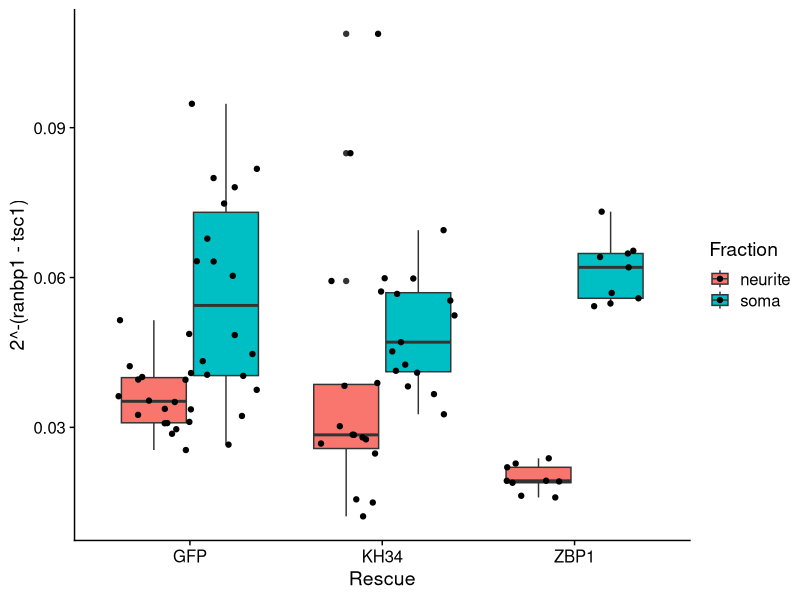
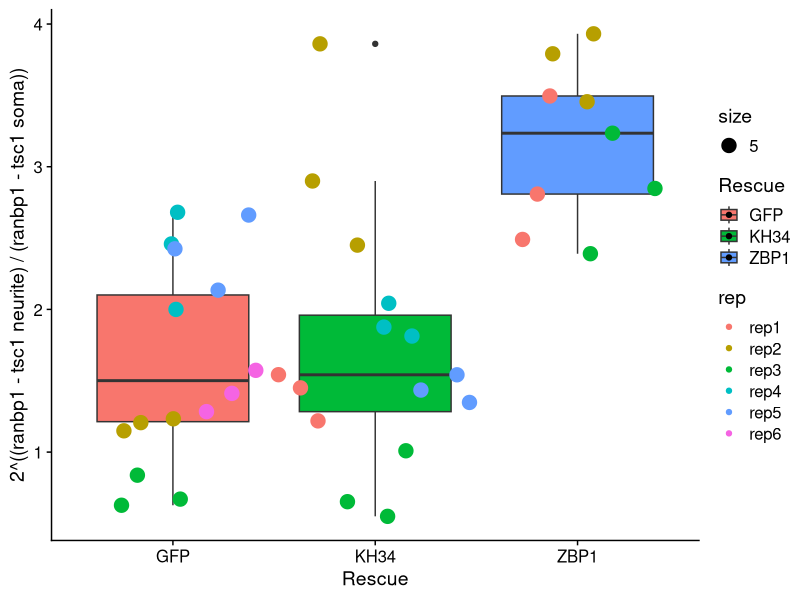
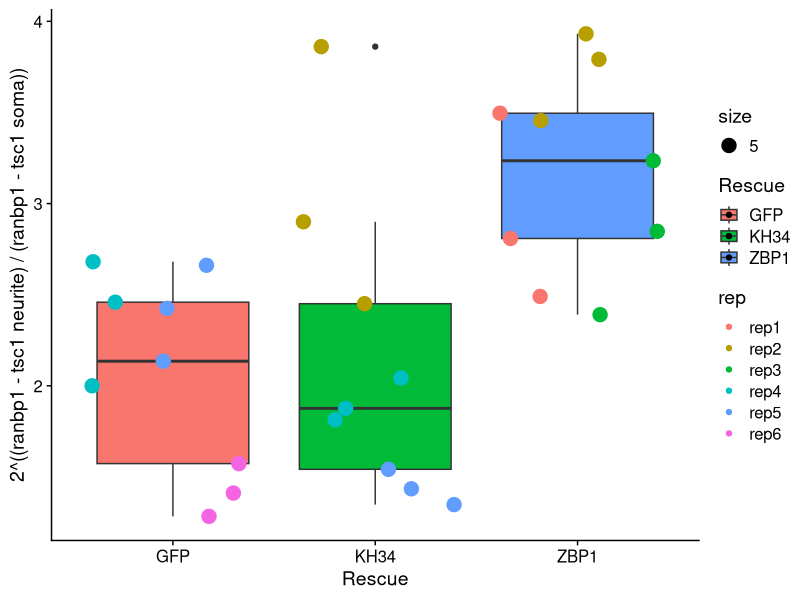
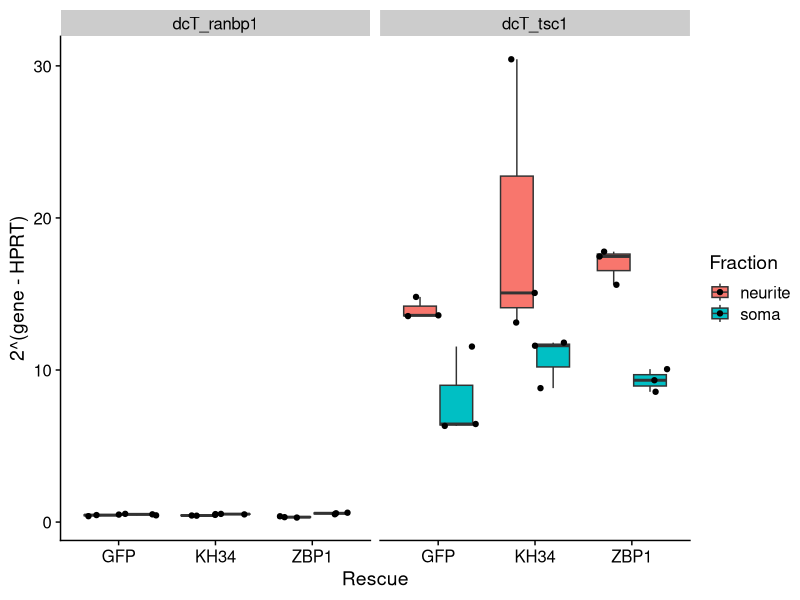
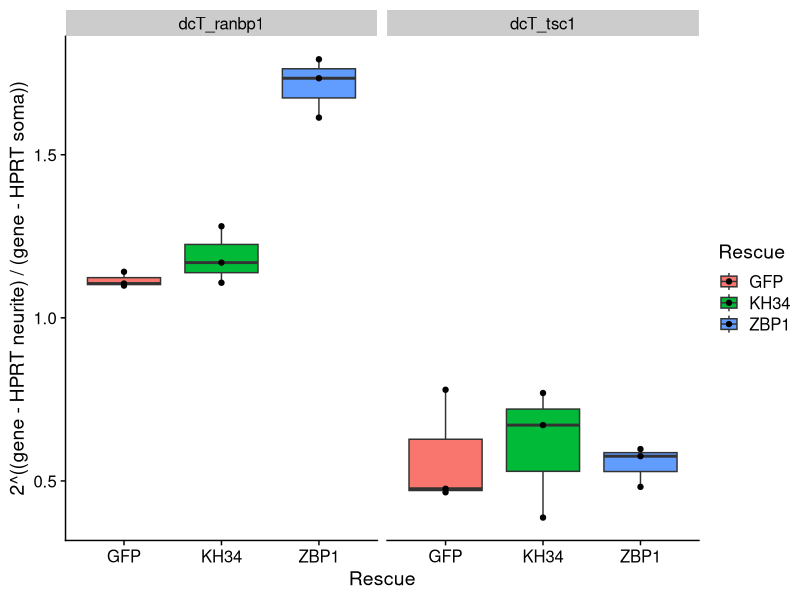
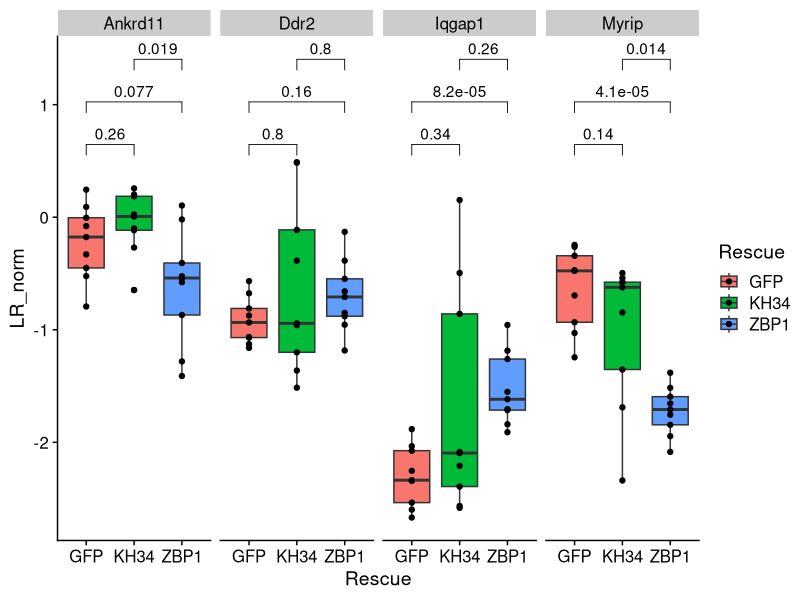
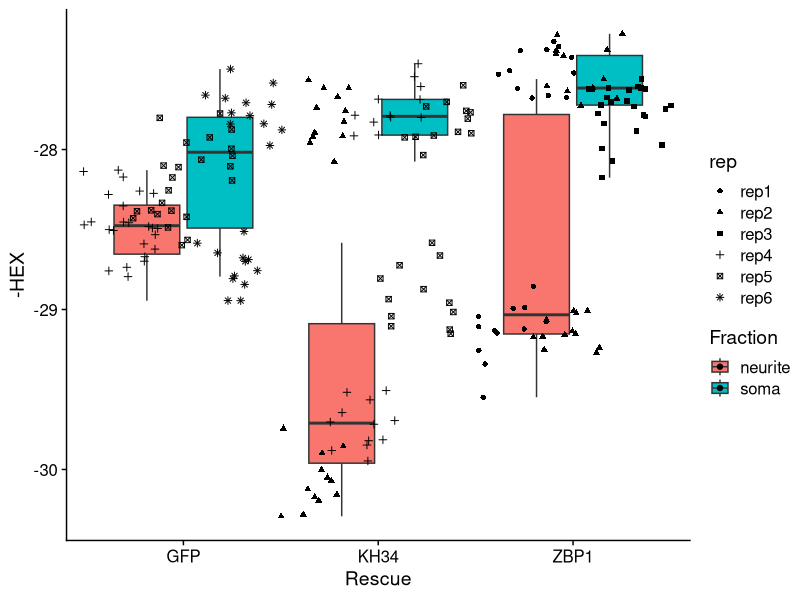
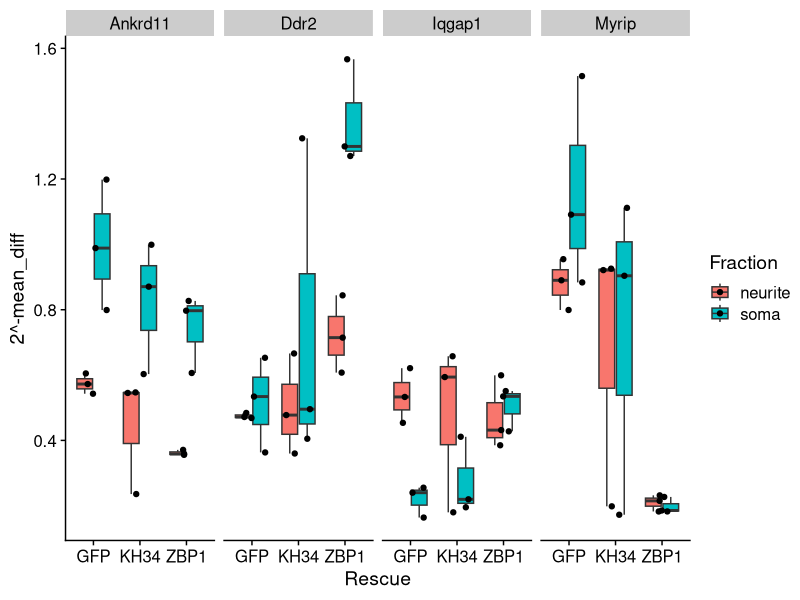

The R source for these figures, in order:
## ---- chunk 1
knitr::opts_chunk$set(echo = TRUE)
library(tidyverse)
library(cowplot)
library(ggpubr)
## ---- chunk 2
cts1 <- read.table("CAD ZBP1 endo genes2019-12-13 -  Quantification Cq Results_0.csv", header = TRUE, sep = ",")

cts2 <- read.table("20.02.19_RG_more_ZBP1 -  Quantification Summary_0.csv", header = TRUE, sep = ",")

## ---- chunk 3

cts1_tidy <- cts1 %>%
  as_tibble() %>%
  select(Well, Fluor, Cq) %>%
  spread(key = Fluor, value = Cq) %>% 
  separate(Well, into = c("row", "col"), sep = 1) %>%
  mutate(gene = ifelse(row == "A" | row == "B" | row == "C", "Ankrd11", 
                         ifelse(row == "D" | row == "E" | row == "F", "Ddr2", 
                                ifelse(row == "G" | row == "H" | row == "I", "Iqgap1",
                                       ifelse(row == "J" | row == "K" | row == "L", "Myrip",
                                              ifelse(row == "M" | row == "N" | row == "O", "tsc1", "empty")))))) %>% 
  filter(gene != "empty") %>% 
  mutate(cDNA = ifelse(col == "01" | col == "02" | col == "13", "ZBP1_soma",
                       ifelse(col == "03" | col == "04" | col == "15", "KH34_soma",
                              ifelse(col == "05" | col == "06" | col == "17", "GFP_soma",
                                     ifelse(col == "07" | col == "08" | col == "19", "ZBP1_neurite",
                                            ifelse(col == "09" | col == "10" | col == "21", "KH34_neurite",
                                                   ifelse(col == "11" | col == "12" | col == "23", "GFP_neurite", "empty"))))))) %>% 
  filter(cDNA != "empty") %>% 
  mutate(rep = ifelse(col == "01" | col == "03" | col == "05" | col == "07" | col == "09" | col == "11", "rep1", 
                      ifelse(col == "02" | col == "04" | col == "06" | col == "08" | col == "10" | col == "12", "rep2",
                             ifelse(col == "13" | col == "15" | col == "17" | col == "19" | col == "21" | col == "23", "rep3", "empty")))) %>%
  filter(rep != "empty") %>% 
  separate(cDNA, into = c("Rescue", "Fraction"), sep = "_") %>% 
  mutate(diff = FAM - HEX)
  
cts2_tidy <- cts2 %>%
  as_tibble() %>%
  select(Well, Fluor, Cq) %>%
  spread(key = Fluor, value = Cq) %>% 
  separate(Well, into = c("row", "col"), sep = 1) %>%
  mutate(gene = ifelse(row == "A" | row == "B" | row == "C", "Ankrd11", 
                         ifelse(row == "D" | row == "E" | row == "F", "Iqgap1", 
                                ifelse(row == "G" | row == "H" | row == "I", "Myrip",
                                       ifelse(row == "J" | row == "K" | row == "L", "Ddr2",
                                              ifelse(row == "M" | row == "N" | row == "O", "tsc1", "empty")))))) %>% 
  filter(gene != "empty") %>% 
  mutate(cDNA = ifelse(col == "01" | col == "05" | col == "09", "GFP_soma",
                       ifelse(col == "03" | col == "07" | col == "11", "GFP_neurite",
                              ifelse(col == "13" | col == "17", "KH34_soma",
                                     ifelse(col == "15" | col == "19", "KH34_neurite", "empty"))))) %>% 
  filter(cDNA != "empty") %>% 
  mutate(rep = ifelse(col == "01" | col == "03" | col == "13" | col == "15", "rep4", 
                      ifelse(col == "05" | col == "07" | col == "17" | col == "19", "rep5",
                             ifelse(col == "09" | col == "11", "rep6", "empty")))) %>%
  filter(rep != "empty") %>% 
  separate(cDNA, into = c("Rescue", "Fraction"), sep = "_") %>% 
  mutate(diff = FAM - HEX)

cts_tidy <- rbind(cts1_tidy, cts2_tidy)

## ---- chunk 4
cts_tidy %>% filter(gene == "tsc1") %>% ggplot(aes(Rescue, 2**-diff, fill = Fraction)) + geom_boxplot() + geom_point(position = position_jitterdodge()) + theme_cowplot() + labs(y = "2^-(ranbp1 - tsc1)")


cts_tidy %>% select(row, gene, Rescue, Fraction, rep, diff) %>% mutate(diff = -diff) %>% spread(Fraction, diff) %>% mutate(LR = neurite - soma) %>% filter(gene == "tsc1") %>% ggplot(aes(Rescue, 2**-LR, fill = Rescue)) + geom_boxplot() + geom_point(aes(col = rep, size = 5), position = position_jitterdodge()) + theme_cowplot() + labs(y = "2^((ranbp1 - tsc1 neurite) / (ranbp1 - tsc1 soma))")

##get rid of bad reps

cts_tidy <- cts_tidy %>% mutate(keep1 = ifelse(Rescue == "GFP", ifelse(rep == "rep1" | rep == "rep2" | rep == "rep3", "no", "yes"), "yes"), keep2 = ifelse(Rescue == "KH34", ifelse(rep == "rep3" | rep == "rep1", "no", "yes"), "yes")) %>% filter(keep1 == "yes", keep2 == "yes") %>% select(-keep1, -keep2)

cts_tidy %>% select(row, gene, Rescue, Fraction, rep, diff) %>% mutate(diff = -diff) %>% spread(Fraction, diff) %>% mutate(LR = neurite - soma) %>% filter(gene == "tsc1") %>% ggplot(aes(Rescue, 2**-LR, fill = Rescue)) + geom_boxplot() + geom_point(aes(col = rep, size = 5), position = position_jitterdodge()) + theme_cowplot() + labs(y = "2^((ranbp1 - tsc1 neurite) / (ranbp1 - tsc1 soma))")


HPRT <- cts_tidy %>% group_by(Rescue, Fraction, rep) %>% summarize(HPRT = mean(HEX))
qual <- cts_tidy %>% filter(gene == "tsc1") %>% group_by(Rescue,Fraction,rep) %>% summarize(Ranbp = mean(HEX), tsc1 = mean(FAM))

full_join(HPRT, qual) %>% mutate(dcT_ranbp1 = Ranbp - HPRT, dcT_tsc1 = tsc1 - HPRT) %>% select(Rescue, Fraction, rep, dcT_ranbp1, dcT_tsc1) %>% gather(-Rescue, - Fraction, -rep, key = gene, value = dcT) %>% ggplot(aes(x = Rescue, y = 2**dcT, fill = Fraction)) + geom_boxplot() + geom_point(position = position_jitterdodge()) + theme_cowplot() + facet_grid(. ~ gene) + labs(y = "2^(gene - HPRT)")

full_join(HPRT, qual) %>% mutate(dcT_ranbp1 = Ranbp - HPRT, dcT_tsc1 = tsc1 - HPRT) %>% select(Rescue, Fraction, rep, dcT_ranbp1, dcT_tsc1) %>% gather(-Rescue, - Fraction, -rep, key = gene, value = dcT) %>% spread(Fraction, dcT) %>% mutate(LR = neurite - soma) %>%  ggplot(aes(x = Rescue, y = 2**-LR, fill = Rescue)) + geom_boxplot() + geom_point() + theme_cowplot() + facet_grid(. ~ gene) + labs(y = "2^((gene - HPRT neurite) / (gene - HPRT soma))")

##normalized

comparisons <- list(c("GFP", "KH34"), c("GFP", "ZBP1"), c("KH34", "ZBP1"))
tsc1_norm <- cts_tidy %>% select(row, gene, Rescue, Fraction, rep, diff) %>% spread(Fraction, diff) %>% mutate(LR = neurite - soma) %>% filter(gene == "tsc1") %>% mutate(norm = LR) %>% select(Rescue, rep, norm) %>% rbind(.,.) %>% rbind(.,.) %>% arrange(Rescue, rep) %>% mutate(trep = rep(1:3,36))

cts_tidy %>% select(row, gene, Rescue, Fraction, rep, diff) %>% spread(Fraction, diff) %>% mutate(LR = neurite - soma) %>% filter(gene != "tsc1") %>% arrange(gene, Rescue, rep) %>% mutate(trep = rep(1:3,36)) %>% select(-neurite, -soma) %>% left_join(., tsc1_norm) %>% unique() %>% mutate(LR_norm = LR - norm) %>% ggplot(aes(x = Rescue, y = LR_norm, fill = Rescue)) + geom_boxplot() + geom_point() + theme_cowplot() + stat_compare_means(comparisons = comparisons) + facet_grid(.~gene)  

##just HPRT cqs
cts_tidy %>% filter(gene != "tsc1") %>% ggplot(aes(x = Rescue, y = -HEX, fill = Fraction)) + geom_boxplot() + geom_point(aes(shape = rep),position = position_jitterdodge()) + theme_cowplot()


## ---- chunk 5

cts_tidy %>% filter(gene != "tsc1") %>% group_by(gene, Rescue, Fraction, rep) %>% summarise(mean_diff = mean(diff)) %>% ggplot(aes(Rescue, 2**-mean_diff, fill = Fraction)) + geom_boxplot() + geom_point(position = position_jitterdodge()) + theme_cowplot() + facet_grid(. ~ gene)

comparisons <- list(c("GFP", "KH34"), c("GFP", "ZBP1"), c("KH34", "ZBP1"))
cts_tidy %>% filter(gene != "tsc1") %>% select(gene, Rescue, Fraction, rep, diff) %>% arrange(gene, Rescue, rep) %>% mutate(id = rep(c(1:108), each = 2)) %>% spread(Fraction, diff) %>% mutate(LR = neurite - soma) %>% ggplot(aes(Rescue, LR, fill = Rescue)) + geom_boxplot() + geom_point(position = position_jitterdodge()) + theme_cowplot() + stat_compare_means(comparisons = comparisons) + facet_grid(. ~ gene)


